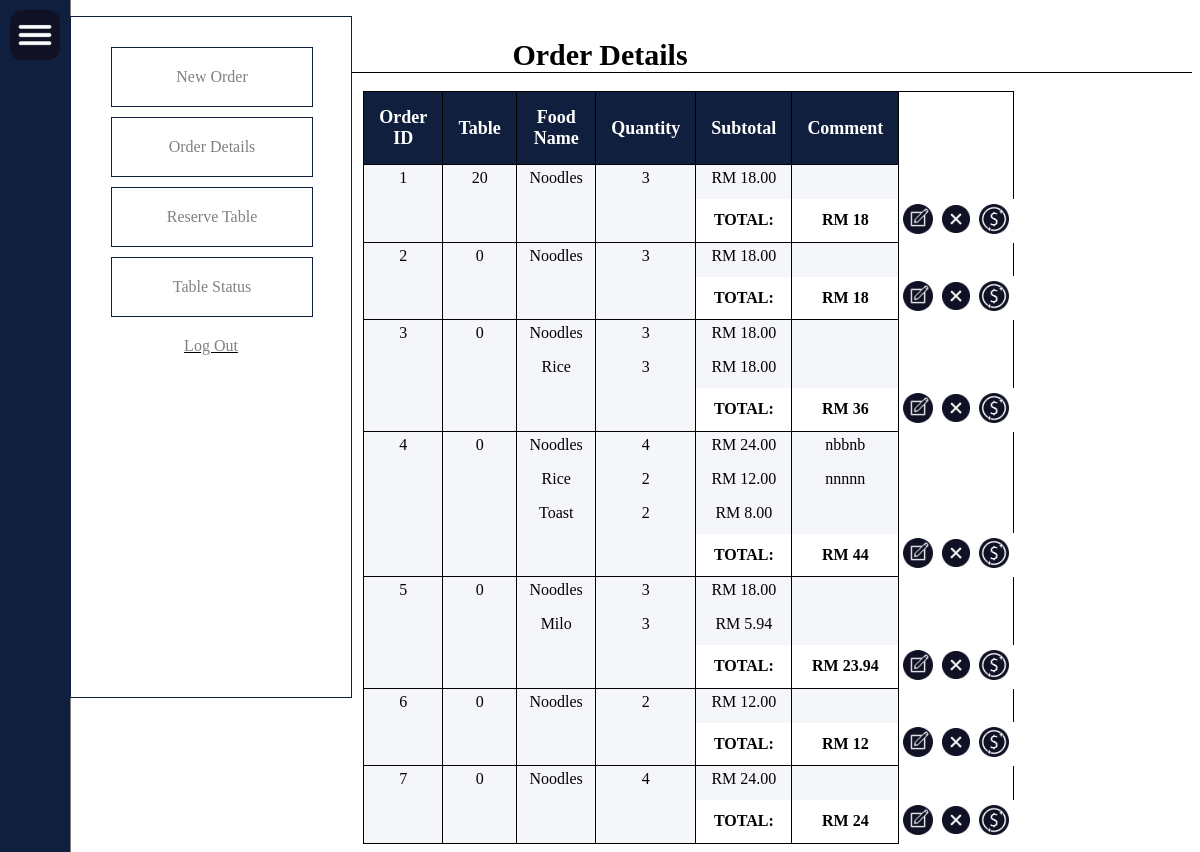
/order_page.php, run on the app's committed database.
### tables this page shows
CREATE TABLE `orderdb` (
  `orderid` int(5) NOT NULL,
  `itemno` int(5) NOT NULL,
  `qty` int(5) NOT NULL,
  `idtable` int(4) NOT NULL,
  `subtotal` decimal(10,2) NOT NULL,
  `discount` int(2) NOT NULL,
  `comment` text NOT NULL
);

CREATE TABLE `menuitems` (
  `ITEMNO` int(5) NOT NULL,
  `name` varchar(50) NOT NULL,
  `price` decimal(10,2) NOT NULL,
  `discount` decimal(10,2) NOT NULL DEFAULT '0.00',
  `category` varchar(20) NOT NULL,
  `img` varchar(255) NOT NULL
);

### order_page.php (the view, shortened to what this page needs)
<?php
	include_once 'connection.php';
?>
<!DOCTYPE html>
<html>
<head>
<link rel="stylesheet" href="order_page.css?yy={random number/string}">
</head>
<body>
<?php include'navigation.php'?>
<div id=title>Order Details</div>
<div id=fulltable>
<table>
<tr>
	<th id=smallth>Order ID</th>
	<th id=smallth>Table</th>
	<th id=bigth>Food Name</th>
	<th id=smallth>Quantity</th>
	<th id=smallth>Subtotal</th>
	<th>Comment</th>
</tr>
<?php
	$extract = mysqli_query($conn,"SELECT DISTINCT orderid FROM orderdb");
	if($extract->num_rows>0){
		while($row = $extract-> fetch_assoc()){
				echo "<tr><td class='top'>".$row['orderid']."</td>";
			$xx = mysqli_query($conn,"SELECT itemno, idtable, qty, comment FROM orderdb WHERE orderid = $row[orderid]");
				$roww = $xx->fetch_assoc();
				$float_total = 0;
				echo "<td class='top'>".$roww['idtable']."</td>";
				do{
					$yy = mysqli_query($conn,"SELECT price,name,discount FROM menuitems WHERE itemno = $roww[itemno]");
					while($rowww = $yy->fetch_assoc()){
						$discount_num = $rowww['price']*$rowww['discount']/100;
						$float_a = number_format(($rowww['price']-$discount_num)*floatval($roww['qty']),2);
						$float_total = $float_total + $float_a ;
						echo "<td>".$rowww['name']."</td>
						<td>".$roww['qty']."</td>
						<td>RM ".$float_a."</td>
						<td>".$roww['comment']."</td>
						</tr><tr><td></td><td></td><td></td><td></td><td></td><td></td></tr><td></td><td></td>";
					}
				} while($roww = $xx->fetch_assoc());
			echo "
				<td class='total'></td>
				<td class='total'></td>
				<td class='total' id='total2'>TOTAL:</td>
				<td class='total' id='total2'>RM ".$float_total."</td>
				<td id=icon> <a href='edit.php?orderid=$row[orderid]'><img src='edit.png' width='30' height='30'></a></td>
				<td id=icon><a href='delete_order.php?orderid=$row[orderid]' onclick='return confirm_click();'><img src='cross.png' width='28' height='28'></a></td>
				<td id=icon><a href='paymentsy.php?orderid=$row[orderid]'><img src='pay.png' width='30' height='30'></a></td>";
			}
		echo "</table>";
	}else{
		echo "no result.";
	}
?>
	</div>
</body>
</html>

### order_page.css (style rules this page uses)
* { border-collapse: collapse; font-family: Times New Roman; }
td,tr { border-left:1px solid black; border-right:1px solid black; background-color:#f5f6fa;; }
th { padding-top: 25px; padding-bottom: 12px; width:20%; font-size: 18px; color: white; background-color:#101f3d; padding:15px; border-bottom:1px solid black; border-right:1px solid black; }
td,tr { text-align: center; vertical-align: middle; padding:4px; }
table { border:1px solid black; width:55%; border-collapse: collapse; margin-left:30%; }
#smallth { width:15% }
#bigth { width:35%; }
#total2 { background-color:white; }
.total { border-bottom:1px solid black; background-color:#f5f6fa; font-weight:bold; }
.top { border-top:1px solid black; }
#icon { background-color:white; border:1px solid white;; }
#title { text-align:center; border-bottom:1px solid black; font-size:30px; font-weight:bold; padding-top:30px; width:100%; }

### data on the page
orderdb: idtable "20", qty "3"
menuitems: name "Noodles", float_a "18.00", float_a "24.00", float_a "12.00"
orderdb: idtable "0", qty "3"
orderdb: idtable "0", qty "3"
orderdb: qty "3"
menuitems: name "Rice", float_a "18.00", float_a "12.00"
orderdb: idtable "0", qty "4", comment "nbbnb"
orderdb: qty "2", comment "nnnnn"
orderdb: qty "2"
menuitems: name "Toast", float_a "8.00"
orderdb: idtable "0", qty "3"
orderdb: qty "3"
menuitems: name "Milo", float_a "5.94"
orderdb: idtable "0", qty "2"
orderdb: idtable "0", qty "4"

### other printed values
$row['orderid'] "1"
$float_total "18"
$row['orderid'] "2"
$row['orderid'] "3"
$float_total "36"
$row['orderid'] "4"
$float_total "44"
$row['orderid'] "5"
$float_total "23.94"
$row['orderid'] "6"
$float_total "12"
$row['orderid'] "7"
$float_total "24"
